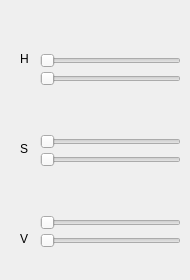
       <widget class="QWidget" name="tab_8">
        <attribute name="title">
         <string>  B  </string>
        </attribute>
        <widget class="QLabel" name="label_8">
         <property name="geometry">
          <rect>
           <x>20</x>
           <y>50</y>
           <width>21</width>
           <height>17</height>
          </rect>
         </property>
         <property name="text">
          <string>H</string>
         </property>
        </widget>
        <widget class="QLabel" name="label_11">
         <property name="geometry">
          <rect>
           <x>20</x>
           <y>140</y>
           <width>21</width>
           <height>17</height>
          </rect>
         </property>
         <property name="text">
          <string>S</string>
         </property>
        </widget>
        <widget class="QLabel" name="label_13">
         <property name="geometry">
          <rect>
           <x>20</x>
           <y>230</y>
           <width>21</width>
           <height>17</height>
          </rect>
         </property>
         <property name="text">
          <string>V</string>
         </property>
        </widget>
        <widget class="QWidget" name="layoutWidget_10">
         <property name="geometry">
          <rect>
           <x>40</x>
           <y>30</y>
           <width>141</width>
           <height>241</height>
          </rect>
         </property>
         <layout class="QVBoxLayout" name="verticalLayout_13">
          <property name="spacing">
           <number>25</number>
          </property>
          <item>
           <layout class="QVBoxLayout" name="verticalLayout_14">
            <property name="spacing">
             <number>3</number>
            </property>
            <item>
             <widget class="QSlider" name="horizontalSlider_H_Min_Blue_2">
              <property name="maximum">
               <number>180</number>
              </property>
              <property name="orientation">
               <enum>Qt::Horizontal</enum>
              </property>
             </widget>
            </item>
            <item>
             <widget class="QSlider" name="horizontalSlider_H_Max_Blue_2">
              <property name="layoutDirection">
               <enum>Qt::LeftToRight</enum>
              </property>
              <property name="maximum">
               <number>180</number>
              </property>
              <property name="orientation">
               <enum>Qt::Horizontal</enum>
              </property>
             </widget>
            </item>
           </layout>
          </item>
          <item>
           <layout class="QVBoxLayout" name="verticalLayout_15">
            <property name="spacing">
             <number>3</number>
            </property>
            <item>
             <widget class="QSlider" name="horizontalSlider_S_Min_Blue_2">
              <property name="maximum">
               <number>255</number>
              </property>
              <property name="orientation">
               <enum>Qt::Horizontal</enum>
              </property>
             </widget>
            </item>
            <item>
             <widget class="QSlider" name="horizontalSlider_S_Max_Blue_2">
              <property name="layoutDirection">
               <enum>Qt::LeftToRight</enum>
              </property>
              <property name="maximum">
               <number>255</number>
              </property>
              <property name="orientation">
               <enum>Qt::Horizontal</enum>
              </property>
             </widget>
            </item>
           </layout>
          </item>
          <item>
           <layout class="QVBoxLayout" name="verticalLayout_16">
            <property name="spacing">
             <number>3</number>
            </property>
            <item>
             <widget class="QSlider" name="horizontalSlider_V_Min_Blue_2">
              <property name="maximum">
               <number>255</number>
              </property>
              <property name="orientation">
               <enum>Qt::Horizontal</enum>
              </property>
             </widget>
            </item>
            <item>
             <widget class="QSlider" name="horizontalSlider_V_Max_Blue_2">
              <property name="layoutDirection">
               <enum>Qt::LeftToRight</enum>
              </property>
              <property name="maximum">
               <number>255</number>
              </property>
              <property name="orientation">
               <enum>Qt::Horizontal</enum>
              </property>
             </widget>
            </item>
           </layout>
          </item>
         </layout>
        </widget>
       </widget>
